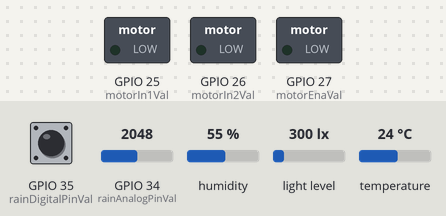
This sketch was run on a simulated ESP32. Shown: switched loads named in the sketch (green lamp = pin HIGH). Inputs (shaded band) come from the test bench; at power-on: GPIO 34 (rainAnalogPinVal) = 2048, light level 300 lx, humidity 55 %, GPIO 35 (rainDigitalPinVal) HIGH, temperature 24 °C. WiFi joins after 1.5 s; servers stay silent unless stated; uploads are accepted with an empty reply; what the sketch prints to the serial monitor is not drawn.

Above: at 2.8 s.
2.9 s: GPIO 34 (rainAnalogPinVal) set to 3155
9.8 s: GPIO 34 (rainAnalogPinVal) set to 3267
16.7 s: light level set to 500 lx
At 21.3 s:
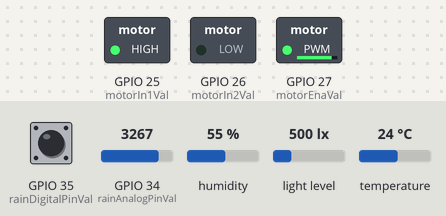
23.6 s: humidity set to 84 %
31.8 s: humidity set to 87 %
At 36.1 s:
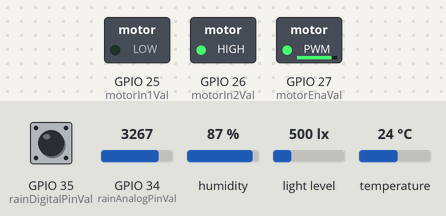
Timing chart, 0 to 37.9 s (numbered marks = the images above; inputs shaded):
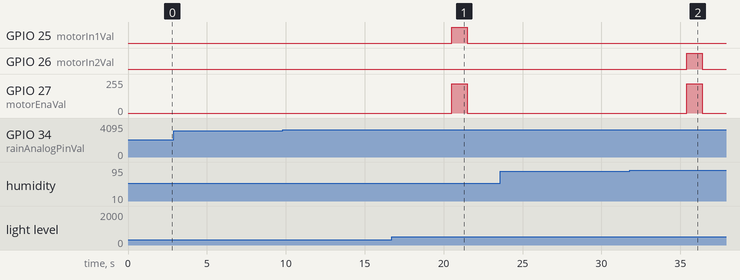

Measured:
- the behaviour switches between 85 and 86 % on humidity (found by bisection; images 1 and 2)
- after the input at 2.9 s, every drawn part: stays the same
- after the input at 9.8 s, every drawn part: stays the same
- after the input at 16.7 s, GPIO 25 (motorIn1Val): LOW → HIGH after 3.8 s, → LOW 1.0 s later; GPIO 27 (motorEnaVal): 0/255 → 220/255 after 3.8 s, → 0/255 1.0 s later
- after the input at 23.6 s, every drawn part: stays the same
- after the input at 31.8 s, GPIO 26 (motorIn2Val): LOW → HIGH after 3.6 s, → LOW 1.0 s later; GPIO 27 (motorEnaVal): 0/255 → 220/255 after 3.6 s, → 0/255 1.0 s later

The sketch:

SmartPayan_v2.ino
```cpp
/*
  SmartPayan v4 — ESP32 Firmware
  Automatic + Manual IoT Clothesline System
  Full Firebase RTDB Sync • Supabase Notifications • Weather-Based Control • Heartbeat System

  ---------------------------------------------------------------------------
  OVERVIEW
  ---------------------------------------------------------------------------
  This firmware controls an IoT clothesline system (SmartPayan) using an ESP32.
  It synchronizes with Firebase Realtime Database, sends push notifications via
  Supabase Edge Functions, monitors weather sensors, and allows both automatic
  and manual user control from a mobile app.

  ---------------------------------------------------------------------------
  FEATURES
  ---------------------------------------------------------------------------

  1. **Automatic Clothesline Control**
     - Uses DHT22 (temperature & humidity), BH1750 (light), and rain sensors.
     - Automatically retracts on:
         • Rain detection
         • Low light levels
         • High humidity
     - Automatically extends during good weather.

  2. **Manual Control from App**
     - User slider in the app forces manual extend or retract.
     - Manual actions send special notifications:
         • "User extended the clothesline manually via the app."
         • "User retracted the clothesline manually via the app."

  3. **Realtime Sync with Firebase RTDB**
     - Reads user commands (autoMode, clotheslinePosition).
     - Updates current device state and sensor readings:
         • temperature
         • humidity
         • light level
         • rain status
         • clothesline state (“extended”, “retracted”, “moving”)

  4. **Supabase Cloud Integrations**
     - Sends push notifications for:
         • Automatic retraction (with cause: rain, low light, humidity, or combinations)
         • Automatic extension (good weather)
         • Manual control actions
         • Device online status
     - Uses ANON KEY for secure client-side access.
     - Rate-limited to prevent notification spam.

  5. **Heartbeat System**
     - Sends a heartbeat every 20 seconds:
         • device_id (MAC address)
         • mac_address
         • timestamp handled by backend
     - Allows server to track device online/offline status.

  6. **Stability & Safety**
     - WiFi status check before all cloud operations.
     - Brownout-safe (no blocking network operations during low voltage).
     - Prevents repeated RTDB writes & repeated notifications.
     - Maintains app and ESP32 state consistency.

  ---------------------------------------------------------------------------
  SENSOR / HARDWARE USED
  ---------------------------------------------------------------------------
  • ESP32-WROOM
  • DHT22 – Temperature & Humidity
  • BH1750 – Ambient Light Sensor
  • Rain Sensor – Analog + Digital
  • Motor Driver (IN1, IN2, ENA)
  • Real-time cloud integrations (Firebase + Supabase)

  ---------------------------------------------------------------------------
*/


#include <WiFi.h>
#include <HTTPClient.h>
#include <DHT.h>
#include <Wire.h>
#include <BH1750.h>

// === WIFI ===
const char* wifiSsidVal = "ggs";
const char* wifiPasswordVal = "12345678";

// === FIREBASE RTDB ===
const char* firebaseUrlVal =
        "https://smartpayan-f7ea7-default-rtdb.asia-southeast1.firebasedatabase.app/devices/";

// === SUPABASE EDGE FUNCTIONS ===
const char* supabaseNotifUrl =
        "https://dbwhtzoahlzgpiuhqvlv.supabase.co/functions/v1/send-notif";

const char* supabaseHeartbeatUrl =
        "https://dbwhtzoahlzgpiuhqvlv.supabase.co/functions/v1/heartbeat";

// Use the ANON key you provided
const char* supabaseAnonKey =
        "eyJhbGciOiJIUzI1NiIsInR5cCI6IkpXVCJ9.eyJpc3MiOiJzdXBhYmFzZSIsInJlZiI6ImRid2h0em9haGx6Z3BpdWhxdmx2Iiwicm9sZSI6ImFub24iLCJpYXQiOjE3NjQ0NzM5ODYsImV4cCI6MjA4MDA0OTk4Nn0.Ny81j8nYmPteq6apMqIsJAHaNT2erIkXPNBDe7UCvP8";

// === PINS ===
#define dhtPinVal 4
#define dhtTypeVal DHT22
#define rainAnalogPinVal 34
#define rainDigitalPinVal 35
#define motorIn1Val 25
#define motorIn2Val 26
#define motorEnaVal 27
#define i2cSdaVal 21
#define i2cSclVal 22

// === CONSTANTS / TIMINGS ===
int rainThresholdVal = 3200;
int sensorReadIntervalVal = 5000;
int commandReadIntervalVal = 1000;
int dataUpdateIntervalVal = 10000;
int heartbeatIntervalVal = 20000;
int motorSpeedVal = 220;

// notification cooldown (ms) - prevents repeated notifications within this window
const unsigned long notificationCooldownMs = 1000UL;

// === OBJECTS ===
DHT dhtVal(dhtPinVal, dhtTypeVal);
BH1750 lightMeterVal;

enum ClotheslineStateVal { Extended, Retracted, Moving };
ClotheslineStateVal currentStateVal = Retracted;
ClotheslineStateVal rtdbStateVal = Retracted;

// Track last-notified state to avoid duplicate notifications
ClotheslineStateVal lastNotifiedState = Retracted;

// Track previous state written to RTDB to avoid repeated PUTs
ClotheslineStateVal previousStateForDb = Retracted;

bool autoModeVal = true;
float sliderValueVal = 0.0;

float tempVal = 0;
float humidityVal = 0;
float luxRawVal = 0;
float lightLevelVal = 0;
bool rainDetectedVal = false;

// === Device info ===
String realMacVal;
String deviceKeyVal;

// === timers ===
unsigned long lastSensorReadVal = 0;
unsigned long lastDataUpdateVal = 0;
unsigned long lastCommandReadVal = 0;
unsigned long lastHeartbeatVal = 0;
unsigned long lastNotificationSentAt = 0;
bool hasSentOnlineNotification = false;

// === Manual action tracking ===
bool manualActionTriggered = false;
String manualActionType = ""; // "extend" or "retract"

// -------------------------------------------------------
void setup() {
    Serial.begin(115200);
    delay(10);
    Serial.println("\nSmartPayan v4 Ready...");

    pinMode(rainAnalogPinVal, INPUT);
    pinMode(rainDigitalPinVal, INPUT);
    pinMode(motorIn1Val, OUTPUT);
    pinMode(motorIn2Val, OUTPUT);
    pinMode(motorEnaVal, OUTPUT);

    dhtVal.begin();
    Wire.begin(i2cSdaVal, i2cSclVal);
    if (!lightMeterVal.begin(BH1750::CONTINUOUS_HIGH_RES_MODE)) {
        Serial.println("Warning: BH1750 init failed");
    }

    Serial.print("Connecting WiFi");
    WiFi.begin(wifiSsidVal, wifiPasswordVal);
    while (WiFi.status() != WL_CONNECTED) {
        Serial.print(".");
        delay(200);
    }

    realMacVal = WiFi.macAddress();
    deviceKeyVal = realMacVal;
    deviceKeyVal.replace(":", "_");

    Serial.println("\nConnected as:");
    Serial.println(deviceKeyVal);

    // Initialize tracking variables
    lastNotifiedState = currentStateVal;
    previousStateForDb = currentStateVal;
    lastNotificationSentAt = 0;
}

// -------------------------------------------------------
void loop() {
    unsigned long ms = millis();

    if (ms - lastSensorReadVal >= (unsigned long)sensorReadIntervalVal) {
        lastSensorReadVal = ms;
        readSensorVals();
    }

    if (ms - lastCommandReadVal >= (unsigned long)commandReadIntervalVal) {
        lastCommandReadVal = ms;
        readCommandsVal();
        readRtdbStateVal();
    }

    if (ms - lastDataUpdateVal >= (unsigned long)dataUpdateIntervalVal) {
        lastDataUpdateVal = ms;
        sendSensorDataVal();
    }

    // Heartbeat
    if (ms - lastHeartbeatVal >= (unsigned long)heartbeatIntervalVal) {
        lastHeartbeatVal = ms;
        sendHeartbeatVal();
    }

    applyControlLogicVal();

    delay(10);
}

// -------------------------------------------------------
// HEARTBEAT
// -------------------------------------------------------
void sendHeartbeatVal() {
    if (WiFi.status() != WL_CONNECTED) {
        Serial.println("[Heartbeat] No WiFi.");
        return;
    }

    HTTPClient http;
    http.begin(supabaseHeartbeatUrl);
    http.addHeader("Content-Type", "application/json");
    http.addHeader("Authorization", String("Bearer ") + supabaseAnonKey);

    String json = "{\"device_id\":\"" + deviceKeyVal + "\","
                                                       "\"mac_address\":\"" + realMacVal + "\"}";

    int code = http.POST(json);
    String resp = http.getString();
    Serial.printf("[Heartbeat] %d\n", code);
    Serial.println(resp);

    http.end();
}

// NOTIFICATIONS
bool sendSupabaseNotification(String title, String message, String eventType) {
    if (WiFi.status() != WL_CONNECTED) {
        Serial.println("[Supabase] No WiFi, skipping notification.");
        return false;
    }

    // Rate-limit notifications to avoid spamming
    unsigned long now = millis();
    if (now - lastNotificationSentAt < notificationCooldownMs) {
        Serial.println("[Supabase] Notification suppressed by cooldown.");
        return false;
    }

    HTTPClient http;
    http.begin(supabaseNotifUrl);
    http.addHeader("Content-Type", "application/json");
    http.addHeader("Authorization", String("Bearer ") + supabaseAnonKey);

    String body = "{\"title\":\"" + title + "\","
                                            "\"message\":\"" + message + "\","
                                                                         "\"event_type\":\"" + eventType + "\","
                                                                                                           "\"device_id\":\"" + deviceKeyVal + "\"}";

    int code = http.POST(body);
    String resp = http.getString();

    Serial.printf("[Supabase] HTTP %d\n", code);
    Serial.println(resp);

    http.end();

    if (code == 401) {
        Serial.println("[ERROR] Supabase returned 401 Invalid JWT.");
    }

    if (code >= 200 && code < 300) {
        lastNotificationSentAt = now;
        return true;
    } else {
        return false;
    }
}

// -------------------------------------------------------
void readSensorVals() {
    float t = dhtVal.readTemperature();
    float h = dhtVal.readHumidity();

    if (!isnan(t)) tempVal = t;
    if (!isnan(h)) humidityVal = h;

    float lux = lightMeterVal.readLightLevel();
    if (lux >= 0) luxRawVal = lux;

    // Map 0-10000 lux => 0-1000 (as before)
    lightLevelVal = min(10000.0f, luxRawVal) / 10.0f;

    int a = analogRead(rainAnalogPinVal);
    int d = digitalRead(rainDigitalPinVal);

    bool prev = rainDetectedVal;
    rainDetectedVal = (a < rainThresholdVal);

    // If rain starts, send immediate sensor update + notify if state changes
    if (rainDetectedVal && !prev) {
        sendSensorDataVal();
    }

    // Keep serial debug consistent (will show live sensor values)
    printDebugVal();
}

// -------------------------------------------------------
void readCommandsVal() {
    if (WiFi.status() != WL_CONNECTED) return;

    String url = String(firebaseUrlVal) + deviceKeyVal + "/commands.json";

    HTTPClient http;
    http.begin(url);
    int code = http.GET();
    if (code <= 0) { http.end(); return; }

    String payload = http.getString();
    http.end();

    autoModeVal = payload.indexOf("\"autoMode\":true") != -1;

    int p = payload.indexOf("clotheslinePosition");
    if (p != -1) {
        int col = payload.indexOf(":", p);
        int end = payload.indexOf(",", col);
        if (end == -1) end = payload.indexOf("}", col);
        sliderValueVal = payload.substring(col + 1, end).toFloat();
    }

    // MANUAL CONTROL HANDLING: mark manualActionTriggered when app requests change
    if (!autoModeVal) {
        // RETRACT (manual)
        if (sliderValueVal <= 0.1f && currentStateVal != Retracted) {
            manualActionTriggered = true;
            manualActionType = "retract";
            retractVal();
        }
            // EXTEND (manual)
        else if (sliderValueVal >= 0.9f && currentStateVal != Extended) {
            manualActionTriggered = true;
            manualActionType = "extend";
            extendVal();
        }
    }
}

// -------------------------------------------------------
void readRtdbStateVal() {
    if (WiFi.status() != WL_CONNECTED) return;

    String url = String(firebaseUrlVal) + deviceKeyVal + "/sensorData/state.json";

    HTTPClient http;
    http.begin(url);
    int code = http.GET();
    if (code <= 0) { http.end(); return; }

    String state = http.getString();
    http.end();

    if (state.indexOf("extended") != -1) rtdbStateVal = Extended;
    else if (state.indexOf("retracted") != -1) rtdbStateVal = Retracted;
    // else ignore unknown / moving states

    // If app changed state manually, ESP follows (only when NOT auto)
    if (rtdbStateVal != currentStateVal && !autoModeVal) {
        manualActionTriggered = true;
        manualActionType = (rtdbStateVal == Extended ? "extend" : "retract");

        if (rtdbStateVal == Extended) extendVal();
        else retractVal();
    }
}

// -------------------------------------------------------
void applyControlLogicVal() {
    if (!autoModeVal) return;

    bool shouldRetract = false;
    bool shouldExtend = false;

    if (rainDetectedVal) shouldRetract = true;
    else if (lightLevelVal < 50) shouldRetract = true;
    else if (humidityVal > 85) shouldRetract = true;
    else shouldExtend = true;

    if (shouldRetract && currentStateVal != Retracted) retractVal();
    if (shouldExtend && currentStateVal != Extended) extendVal();
}

// -------------------------------------------------------
void extendVal() {
    currentStateVal = Moving;
    digitalWrite(motorIn1Val, HIGH);
    digitalWrite(motorIn2Val, LOW);
    analogWrite(motorEnaVal, motorSpeedVal);
    delay(1000);
    stopMotorVal();
    currentStateVal = Extended;
    updateStateVal();
}

void retractVal() {
    currentStateVal = Moving;
    digitalWrite(motorIn1Val, LOW);
    digitalWrite(motorIn2Val, HIGH);
    analogWrite(motorEnaVal, motorSpeedVal);
    delay(1000);
    stopMotorVal();
    currentStateVal = Retracted;
    updateStateVal();
}

void stopMotorVal() {
    digitalWrite(motorIn1Val, LOW);
    digitalWrite(motorIn2Val, LOW);
    analogWrite(motorEnaVal, 0);
}

// -------------------------------------------------------
String getRetractCause() {
    bool rain = rainDetectedVal;
    bool lowLight = (lightLevelVal < 50);
    bool highHumidity = (humidityVal > 85);

    // Build cause description
    String cause = "";

    if (rain) {
        cause += "Rain";
    }
    if (lowLight) {
        if (cause.length() > 0) cause += " + ";
        cause += "Low Light";
    }
    if (highHumidity) {
        if (cause.length() > 0) cause += " + ";
        cause += "High Humidity";
    }

    // Trim and format
    cause.trim();

    if (cause.length() == 0) cause = "Unknown Condition";
    return cause;
}

// -------------------------------------------------------
void updateStateVal() {
    if (WiFi.status() != WL_CONNECTED) return;

    // Only write to RTDB if needed
    if (currentStateVal == previousStateForDb) {

        // Notification check (state didn't change but might not have been notified yet)
        if (currentStateVal != lastNotifiedState) {
            unsigned long now = millis();
            if (now - lastNotificationSentAt >= notificationCooldownMs) {

                // If a manual action triggered this state, prefer manual notification
                if (manualActionTriggered) {
                    String title = "Manual Control Activated";
                    String message = (manualActionType == "extend")
                                     ? "User extended the clothesline manually via the app."
                                     : "User retracted the clothesline manually via the app.";

                    if (sendSupabaseNotification(title, message, "manual_control")) {
                        lastNotifiedState = currentStateVal;
                    }
                    // Reset manual flag irrespective of http success to avoid duplicate sends later
                    manualActionTriggered = false;
                    manualActionType = "";
                } else {
                    // Automatic or unknown cause — send cause-specific
                    if (currentStateVal == Extended) {
                        if (sendSupabaseNotification("Clothesline Update",
                                                     "Good weather condition. Clothesline extended.",
                                                     "clothesline_state")) {
                            lastNotifiedState = currentStateVal;
                        }
                    } else {
                        String cause = getRetractCause();
                        String msg = cause + " detected. Clothesline retracted.";
                        if (sendSupabaseNotification("Clothesline Update", msg, "clothesline_state")) {
                            lastNotifiedState = currentStateVal;
                        }
                    }
                }

            } else {
                Serial.println("[UpdateState] Notification suppressed by cooldown.");
            }
        }
        return;
    }

    // Write to RTDB because state changed
    String url = String(firebaseUrlVal) + deviceKeyVal + "/sensorData/state.json";

    HTTPClient http;
    http.begin(url);
    http.addHeader("Content-Type", "application/json");

    String payload = "\"" + getStateStringVal(currentStateVal) + "\"";
    int code = http.PUT(payload);
    String resp = http.getString();
    Serial.printf("[RTDB PUT State] %d\n", code);
    Serial.println(resp);
    http.end();

    previousStateForDb = currentStateVal;

    // Send logically accurate notifications after DB write (if needed)
    if (currentStateVal != lastNotifiedState) {

        // Manual action notification takes precedence
        if (manualActionTriggered) {
            String title = "Manual Control Activated";
            String message = (manualActionType == "extend")
                             ? "User extended the clothesline manually via the app."
                             : "User retracted the clothesline manually via the app.";

            if (sendSupabaseNotification(title, message, "manual_control")) {
                lastNotifiedState = currentStateVal;
            }
            manualActionTriggered = false;
            manualActionType = "";
        } else {
            // Automatic cause-based notification
            if (currentStateVal == Extended) {
                if (sendSupabaseNotification("Clothesline Update",
                                             "Good weather condition. Clothesline extended.",
                                             "clothesline_state")) {
                    lastNotifiedState = currentStateVal;
                }
            } else {
                String cause = getRetractCause();
                String msg = cause + " detected. Clothesline retracted.";
                if (sendSupabaseNotification("Clothesline Update", msg, "clothesline_state")) {
                    lastNotifiedState = currentStateVal;
                }
            }
        }
    }
}

// -------------------------------------------------------
void sendSensorDataVal() {
    if (WiFi.status() != WL_CONNECTED) {
        hasSentOnlineNotification = false;  // WiFi down = device is offline
        return;
    }

    String url = String(firebaseUrlVal) + deviceKeyVal + "/sensorData.json";

    String json = "{\"macAddress\":\"" + realMacVal + "\","
                                                      "\"temperature\":" + String(tempVal, 1) + ","
                                                                                                "\"humidity\":" + String(humidityVal, 1) + ","
                                                                                                                                           "\"lightLevel\":" + String(lightLevelVal, 1) + ","
                                                                                                                                                                                          "\"rain\":" + String(rainDetectedVal ? "true" : "false") + ","
                                                                                                                                                                                                                                                     "\"state\":\"" + getStateStringVal(currentStateVal) + "\"}";

    HTTPClient http;
    http.begin(url);
    http.addHeader("Content-Type", "application/json");

    int code = http.PUT(json);
    String resp = http.getString();
    http.end();

    Serial.printf("[Sensor PUT] %d\n", code);
    Serial.println(resp);

    // ONLINE DETECTION LOGIC
    if (code > 0 && code < 300) {   // RTDB write succeeded
        if (!hasSentOnlineNotification) {
            sendSupabaseNotification(
                    "Device Online",
                    "Your device is now back online.",
                    "device_online"
            );
            hasSentOnlineNotification = true;
        }
    } else {
        // RTDB write failed → device considered offline
        hasSentOnlineNotification = false;
    }
}

// -------------------------------------------------------
String getStateStringVal(ClotheslineStateVal s) {
    if (s == Extended) return "extended";
    if (s == Retracted) return "retracted";
    return "moving";
}

// -------------------------------------------------------
void printDebugVal() {
    Serial.println("---- SmartPayan Status ----");
    Serial.printf("AutoMode: %s\n", autoModeVal ? "true" : "false");
    Serial.printf("Slider: %.2f\n", sliderValueVal);
    Serial.printf("State: %s\n", getStateStringVal(currentStateVal).c_str());
    Serial.printf("RTDB State: %s\n", getStateStringVal(rtdbStateVal).c_str());
    Serial.printf("Temp: %.1f\n", tempVal);
    Serial.printf("Humidity: %.1f\n", humidityVal);
    Serial.printf("Light: %.1f (mapped)\n", lightLevelVal);
    Serial.printf("Rain: %s\n", rainDetectedVal ? "YES" : "NONE");
    Serial.println("--------------------------\n");
}
```
